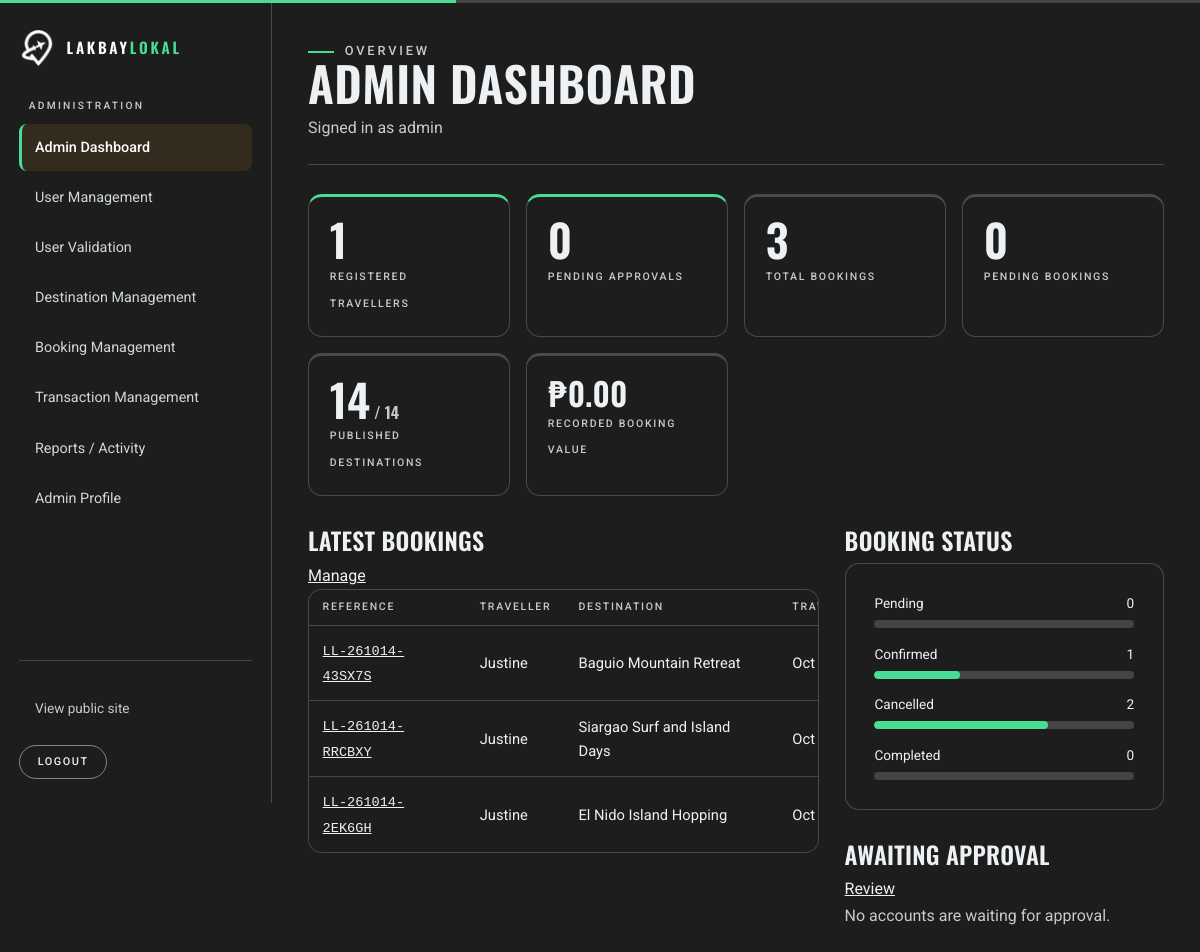
/admin/dashboard.php (signed in), run on the app's committed database.
### tables this page shows
CREATE TABLE `users` (
  `user_id` int(10) UNSIGNED NOT NULL,
  `username` varchar(50) NOT NULL,
  `password` varchar(255) NOT NULL COMMENT 'password_hash() output, never plaintext',
  `role` varchar(20) NOT NULL DEFAULT 'user',
  `full_name` varchar(120) NOT NULL,
  `email` varchar(150) NOT NULL,
  `phone` varchar(30) DEFAULT NULL,
  `status` varchar(20) NOT NULL DEFAULT 'pending',
  `created_at` datetime NOT NULL DEFAULT current_timestamp(),
  `updated_at` datetime NOT NULL DEFAULT current_timestamp() ON UPDATE current_timestamp()
);

CREATE TABLE `bookings` (
  `booking_id` int(10) UNSIGNED NOT NULL,
  `reference` varchar(24) NOT NULL,
  `user_id` int(10) UNSIGNED NOT NULL,
  `item_id` int(10) UNSIGNED NOT NULL,
  `travel_date` date NOT NULL,
  `travelers` int(10) UNSIGNED NOT NULL,
  `contact_name` varchar(120) NOT NULL,
  `contact_email` varchar(150) NOT NULL,
  `contact_phone` varchar(30) DEFAULT NULL,
  `special_requests` text DEFAULT NULL,
  `status` varchar(20) NOT NULL DEFAULT 'pending',
  `created_at` datetime NOT NULL DEFAULT current_timestamp(),
  `updated_at` datetime NOT NULL DEFAULT current_timestamp() ON UPDATE current_timestamp()
);

CREATE TABLE `items` (
  `item_id` int(10) UNSIGNED NOT NULL,
  `name` varchar(120) NOT NULL,
  `description` text NOT NULL,
  `quantity` int(10) UNSIGNED NOT NULL DEFAULT 0 COMMENT 'bookable slots remaining',
  `status` varchar(20) NOT NULL DEFAULT 'draft' COMMENT 'published | draft',
  `created_at` datetime NOT NULL DEFAULT current_timestamp(),
  `location` varchar(150) NOT NULL,
  `category` varchar(30) NOT NULL,
  `image_path` varchar(255) DEFAULT NULL,
  `highlights` text DEFAULT NULL COMMENT 'one highlight / activity per line',
  `best_season` varchar(100) DEFAULT NULL,
  `price_per_person` decimal(10,2) NOT NULL DEFAULT 0.00,
  `updated_at` datetime NOT NULL DEFAULT current_timestamp() ON UPDATE current_timestamp()
);

### includes/auth.php (called while the page is built, shortened)
<?php
function current_user(): ?array
{
    $uid = $_SESSION['uid'] ?? null;
    $st = db()->prepare('SELECT user_id, username, role, full_name, email, phone, status, created_at FROM users WHERE user_id = :id');
    $st->execute([':id' => (int) $uid]);
    $row = $st->fetch();
    return $user = $row;
}
function require_admin(): array
{
    $u = current_user();
    return $u;
}

### includes/db.php (called while the page is built, shortened)
<?php
function db(): PDO
{
    static $pdo = null;
    if ($pdo instanceof PDO) { return $pdo; }
    $file = ROOT_PATH . '/config/database.php';
    $c = require $file;
    $dsn = sprintf('mysql:host=%s;port=%d;dbname=%s;charset=utf8mb4', $c['host'], (int) $c['port'], $c['name']);
    try {
        $pdo = new PDO($dsn, $c['user'], $c['pass'], [
            PDO::ATTR_ERRMODE            => PDO::ERRMODE_EXCEPTION,
            PDO::ATTR_DEFAULT_FETCH_MODE => PDO::FETCH_ASSOC,
            PDO::ATTR_EMULATE_PREPARES   => false,
        ]);
    } catch (PDOException $e) {
        error_log('[LakbayLokal] DB connect failed: ' . $e->getMessage());
        throw new RuntimeException('db-connect');
    }
    return $pdo;
}

### includes/functions.php (called while the page is built, shortened)
<?php
function e($v): string { return htmlspecialchars((string) $v, ENT_QUOTES | ENT_SUBSTITUTE, 'UTF-8'); }
function url(string $path = ''): string { return BASE_URL . '/' . ltrim($path, '/'); }
function booking_statuses(): array { return ['pending', 'confirmed', 'cancelled', 'completed']; }
function money($n): string { return cfg('currency_symbol', '₱') . number_format((float) $n, 2); }
function fmt_date(?string $s, string $f = 'M j, Y'): string { return $s ? date($f, strtotime($s)) : '—'; }

### includes/bootstrap.php (called while the page is built, shortened)
<?php
function cfg(string $key, $default = null) { return $GLOBALS['LL_CONFIG'][$key] ?? $default; }
require_once ROOT_PATH . '/includes/functions.php';
require_once ROOT_PATH . '/includes/db.php';
require_once ROOT_PATH . '/includes/auth.php';

### admin/dashboard.php (the view, shortened to what this page needs)
<?php
require __DIR__ . '/../includes/bootstrap.php';
$admin = require_admin();
$pdo = db();
$k = $pdo->query("SELECT
    (SELECT COUNT(*) FROM users WHERE role = 'user')                              AS total_users,
    (SELECT COUNT(*) FROM users WHERE role = 'user' AND status = 'pending')       AS pending_users,
    (SELECT COUNT(*) FROM bookings)                                               AS total_bookings,
    (SELECT COUNT(*) FROM bookings WHERE status = 'pending')                      AS pending_bookings,
    (SELECT COUNT(*) FROM items WHERE status = 'published')                       AS published_dest,
    (SELECT COUNT(*) FROM items)                                                  AS total_dest,
    (SELECT COALESCE(SUM(amount), 0) FROM transactions WHERE status = 'recorded') AS recorded_value")->fetch();
$recent = $pdo->query("SELECT b.booking_id, b.reference, b.travel_date, b.travelers, b.status, u.username, i.name AS destination
                         FROM bookings b JOIN users u ON u.user_id = b.user_id JOIN items i ON i.item_id = b.item_id
                        ORDER BY b.created_at DESC, b.booking_id DESC LIMIT 6")->fetchAll();
$dist = $pdo->query("SELECT status, COUNT(*) AS c FROM bookings GROUP BY status")->fetchAll(PDO::FETCH_KEY_PAIR);
$totalB = max(1, (int) $k['total_bookings']);
$pendingList = $pdo->query("SELECT user_id, username, full_name, created_at FROM users WHERE role = 'user' AND status = 'pending' ORDER BY created_at ASC LIMIT 5")->fetchAll();
include ROOT_PATH . '/includes/admin-sidebar.php';
?>
<div class="admin-title"><div><p class="eyebrow">Overview</p><h1>Admin dashboard</h1><p>Signed in as <?= e($admin['username']) ?></p></div></div>
<div class="kpi-row">
  <div class="kpi kpi--accent"><span class="kpi__n"><?= (int) $k['total_users'] ?></span><span class="kpi__l">Registered travellers</span></div>
  <div class="kpi kpi--accent"><span class="kpi__n"><?= (int) $k['pending_users'] ?></span><span class="kpi__l">Pending approvals</span></div>
  <div class="kpi"><span class="kpi__n"><?= (int) $k['total_bookings'] ?></span><span class="kpi__l">Total bookings</span></div>
  <div class="kpi"><span class="kpi__n"><?= (int) $k['pending_bookings'] ?></span><span class="kpi__l">Pending bookings</span></div>
  <div class="kpi"><span class="kpi__n"><?= (int) $k['published_dest'] ?><small class="muted" style="font-size:1rem"> / <?= (int) $k['total_dest'] ?></small></span><span class="kpi__l">Published destinations</span></div>
  <div class="kpi"><span class="kpi__n" style="font-size:2rem"><?= e(money($k['recorded_value'])) ?></span><span class="kpi__l">Recorded booking value</span></div>
</div>
<div class="admin-grid">
  <section>
    <div class="block-title"><h2>Latest bookings</h2><a href="<?= e(url('admin/bookings.php')) ?>">Manage</a></div>
<?php if (!$recent): ?>
    <div class="empty"><h3>No bookings yet</h3><p>Requests from travellers will appear here.</p></div>
<?php else: ?>
    <div class="table-wrap"><table class="table">
      <thead><tr><th>Reference</th><th>Traveller</th><th>Destination</th><th>Travel date</th><th>Status</th></tr></thead>
      <tbody>
<?php foreach ($recent as $b): ?>
        <tr><td><a class="mono" href="<?= e(url('admin/bookings.php?id=' . (int) $b['booking_id'])) ?>"><?= e($b['reference']) ?></a></td><td><?= e($b['username']) ?></td><td><?= e($b['destination']) ?></td><td><?= e(fmt_date($b['travel_date'])) ?></td><td><?= badge($b['status']) ?></td></tr>
<?php endforeach; ?>
      </tbody></table></div>
<?php endif; ?>
  </section>
  <section>
    <div class="block-title"><h2>Booking status</h2></div>
    <div class="panel bars">
<?php foreach (booking_statuses() as $s): $c = (int) ($dist[$s] ?? 0); ?>
      <div><div class="bar__top"><span><?= e(ucfirst($s)) ?></span><span><?= $c ?></span></div><div class="bar__track"><div class="bar__fill" style="--w:<?= round($c / $totalB * 100) ?>"></div></div></div>
<?php endforeach; ?>
    </div>
    <div class="block-title" style="margin-top:2rem"><h2>Awaiting approval</h2><a href="<?= e(url('admin/approvals.php')) ?>">Review</a></div>
<?php if (!$pendingList): ?>
    <p class="muted">No accounts are waiting for approval.</p>
<?php endif; ?>
  </section>
</div>
<?php include ROOT_PATH . '/includes/admin-footer.php'; ?>

### assets/css/style.css (style rules this page uses)
:root { --ink: #1d1d1d; --ink-2: #1d1d1d; --panel: #1d1d1d; --panel-2: #1c252c; --line: rgba(167, 167, 167, 0.322); --line-2: rgba(158, 156, 156, 0.308); --text: #eef1f3; --muted: #c9c9c9; --amber: #48dd92; --amber-d: #40dd8f; --danger: #ff7d70; --ok: #58d39b; --info: #73d9eb; --radius: 14px; --radius-sm: 8px; --display: "Oswald", "Bebas Neue", "Arial Narrow", Impact, sans-serif; --body: "Roboto", "Segoe UI", Helvetica, Arial, sans-serif; --shadow: 0 24px 60px rgba(0, 0, 0, 0.5); --wrap: min(1240px, 92vw); --ease: cubic-bezier(0.4, 0, 0.2, 1); }
*, *::before, *::after { box-sizing: border-box; }
html { scroll-behavior: smooth; -webkit-text-size-adjust: 100%; }
body { margin: 0; background: var(--ink); color: var(--text); font: 400 1rem/1.65 var(--body); overflow-x: hidden; min-height: 100vh; display: flex; flex-direction: column; }
a { color: inherit; }
h1, h2, h3, h4 { margin: 0 0 0.6rem; font-family: var(--display); font-weight: 600; line-height: 1.05; text-transform: uppercase; letter-spacing: 0.01em; }
p { margin: 0 0 1rem; }
.eyebrow { display: flex; align-items: center; gap: 0.7rem; font: 500 0.8rem/1 var(--body); letter-spacing: 0.22em; text-transform: uppercase; color: var(--amber); margin-bottom: 1rem; }
.eyebrow::before { content: ""; width: 1.6rem; height: 2px; background: var(--amber); }
.muted { color: var(--muted); }
.panel { background: var(--panel); border: 1px solid var(--line); border-radius: var(--radius); padding: 1.8rem; }
.table-wrap { overflow-x: auto; border: 1px solid var(--line); border-radius: var(--radius); background: var(--panel); }
.table { width: 100%; border-collapse: collapse; font-size: 0.92rem; min-width: 44rem; }
.table th { font: 500 0.66rem/1 var(--body); letter-spacing: 0.16em; text-transform: uppercase; color: var(--muted); text-align: left; padding: 1rem; border-bottom: 1px solid var(--line); white-space: nowrap; }
.table td { padding: 0.9rem 1rem; border-bottom: 1px solid var(--line-2); vertical-align: middle; }
.table tr:last-child td { border-bottom: 0; }
.mono { font-family: ui-monospace, Consolas, monospace; font-size: 0.85rem; }

### assets/css/admin.css (style rules this page uses)
.admin-body { display: block; }
.admin-title { display: flex; justify-content: space-between; align-items: flex-end; gap: 1.5rem; flex-wrap: wrap; margin-bottom: 1.8rem; padding-bottom: 1.4rem; border-bottom: 1px solid var(--line); }
.admin-title h1 { font-size: clamp(2rem, 4vw, 3rem); margin: 0; }
.admin-title p { margin: 0.4rem 0 0; color: var(--muted); }
.kpi-row { display: grid; grid-template-columns: repeat(4, minmax(0, 1fr)); gap: 1rem; margin-bottom: 2rem; }
.kpi { padding: 1.3rem; background: var(--panel); border: 1px solid var(--line); border-radius: var(--radius); border-top: 3px solid var(--line); }
.kpi--accent { border-top-color: var(--amber); }
.kpi__n { font: 600 2.8rem/1 var(--display); display: block; }
.kpi__l { font: 500 0.66rem/1.3 var(--body); letter-spacing: 0.16em; text-transform: uppercase; color: var(--muted); }
.admin-grid { display: grid; grid-template-columns: minmax(0, 1.6fr) minmax(0, 1fr); gap: 1.6rem; align-items: start; }
.bars { display: grid; gap: 0.9rem; }
.bar__top { display: flex; justify-content: space-between; font-size: 0.85rem; margin-bottom: 0.35rem; }
.bar__track { height: 8px; background: var(--line-2); border-radius: 99px; overflow: hidden; }
.bar__fill { height: 100%; background: var(--amber); border-radius: 99px; width: calc(var(--w, 0) * 1%); }
.admin-main .table td, .admin-main .table th { padding: 0.75rem 0.85rem; }

### data on the page
users: username "admin"
bookings: reference "LL-261014-43SX7S", user.username "Justine", item.name "Baguio Mountain Retreat", travel_date "Oct…"
bookings: reference "LL-261014-RRCBXY", user.username "Justine", item.name "Siargao Surf and Island Days", travel_date "Oct…"
bookings: reference "LL-261014-2EK6GH", user.username "Justine", item.name "El Nido Island Hopping", travel_date "Oct…"

### other printed values
$label "Admin Dashboard"
$label "User Management"
$label "User Validation"
$label "Destination Management"
$label "Booking Management"
$label "Transaction Management"
$label "Reports / Activity"
$label "Admin Profile"
$k['total_users'] "1"
$k['pending_users'] "0"
$k['total_bookings'] "3"
$k['pending_bookings'] "0"
$k['published_dest'] "14"
$k['total_dest'] "14"
money($k['recorded_value']) "₱0.00"
